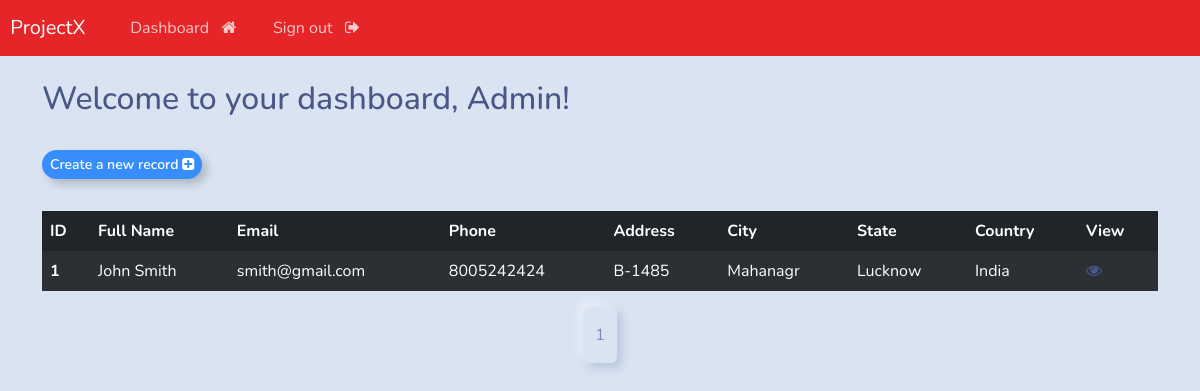
The app's page /dashboard (signed in), older data.
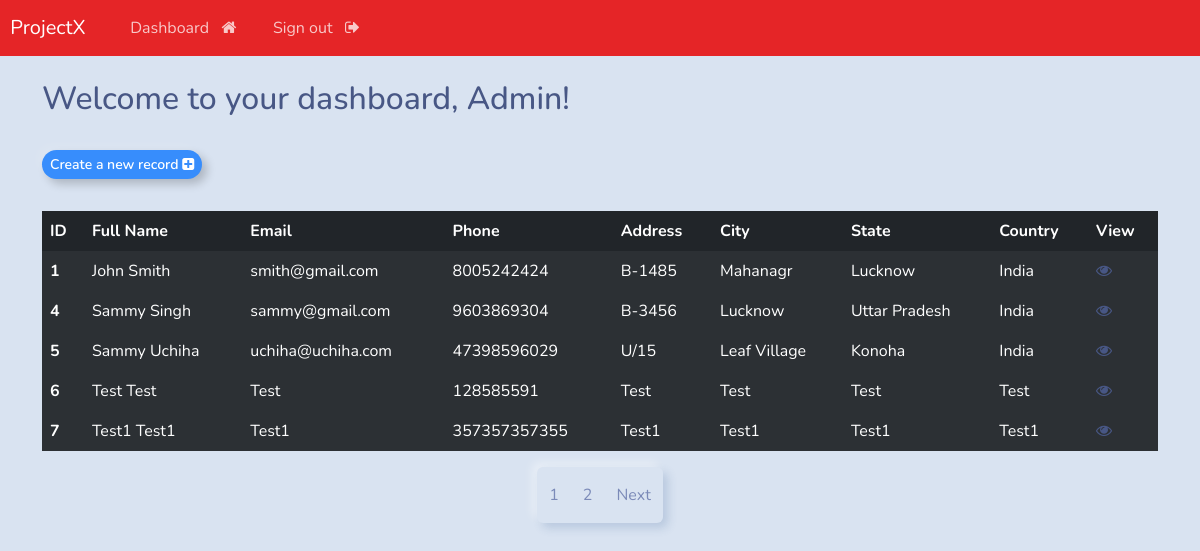
The same page, newer data.
### webapp/models.py (models this page shows, shortened)
class Record(models.Model):
    creation_date = models.DateTimeField(auto_now_add = True)
    first_name = models.CharField(max_length=100)
    last_name = models.CharField(max_length=100)
    email = models.CharField(max_length=100)
    phone = models.CharField(max_length=100)
    address = models.CharField(max_length=100)
    city = models.CharField(max_length=100)
    state = models.CharField(max_length=100)
    country = models.CharField(max_length=100)

### webapp/views.py (the view)
# urls.py: path('dashboard', views.dashboard, name="dashboard"),
@login_required(login_url='login')
def dashboard(request):
    admin_records = Record.objects.all()
    paginator = Paginator(admin_records,5)
    page_number=request.GET.get('page')
    final_admin_records = paginator.get_page(page_number)
    total_pages = final_admin_records.paginator.num_pages
    context = {
        'admin_records':final_admin_records,
        'total_page_list':[n+1 for n in range(total_pages) ]
        }
    return render(request,'webapp/user/dashboard.html', context=context)

### webapp/templates/webapp/user/dashboard.html (shortened to what this page needs)
{% extends 'webapp/base.html' %}
{% block content %}
<h2>Welcome to your dashboard, {{user|title}}!</h2>
<a href="{% url 'create-record' %}" class="btn btn-outline-primary btn-sm">Create a new record <i
        class="fa fa-plus-square"></i></a>
<table class="table table-dark table-striped table-hover">
    <thead>
        <tr>
            <th scope="col">ID</th>
            <th scope="col">Full Name</th>
            <th scope="col">Email</th>
            <th scope="col">Phone</th>
            <th scope="col">Address</th>
            <th scope="col">City</th>
            <th scope="col">State</th>
            <th scope="col">Country</th>
            <th scope="col">View</th>
        </tr>
    </thead>
    {% for admin_record in admin_records %}
    <tbody>
        <tr>
            <th scope="row">{{admin_record.id}}</th>
            <td>{{admin_record.first_name}} {{admin_record.last_name}}</td>
            <td>{{admin_record.email}}</td>
            <td>{{admin_record.phone}}</td>
            <td>{{admin_record.address}}</td>
            <td>{{admin_record.city}}</td>
            <td>{{admin_record.state}}</td>
            <td>{{admin_record.country}}</td>
            <td><a href="{% url 'view-record' admin_record.id %}"><i class="fa fa-eye"></i></a></td>
        </tr>
    </tbody>
    {% endfor %}
</table>
<div class="container d-flex justify-content-center align-items-center">
    <nav aria-label="...">
        <ul class="pagination">
            {% for page in total_page_list %}
            <li class="page-item"><a class="page-link" href="?page={{page}}">{{page}}</a></li>
            {% endfor %}
            {% if admin_records.has_next %}
            <li class="page-item">
                <a class="page-link" href="?page={{admin_records.next_page_number}}">Next</a>
            </li>
            {% endif %}
        </ul>
    </nav>
</div>
{%endblock%}

### webapp/templates/webapp/base.html (shortened to what this page needs)
{% load static %}
<!DOCTYPE html>
<html lang="en">
<head>
    <link rel="stylesheet" type="text/css" href="https://bootswatch.com/5/morph/bootstrap.css">
    <link rel="stylesheet" type="text/css" href="{% static 'css/styles.css' %}">
    <link rel="stylesheet" href="https://cdnjs.cloudflare.com/ajax/libs/font-awesome/4.7.0/css/font-awesome.min.css">
</head>
<body>
    {% include 'webapp/navbar.html' %}
    <div class="container">
        <br>
        {%block content%}
        {%endblock%}
    </div>
</body>
</html>

### webapp/templates/webapp/navbar.html (shortened to what this page needs)
<nav class="navbar navbar-expand-lg navbar-dark bg-danger justify-content-center">
    <a class="navbar-brand main-heading" href="{% url '' %}">
        &nbsp; ProjectX
    </a>
    <div class="collapse navbar-collapse text-center" id="navbarNavDropdown">
        <ul class="navbar-nav mr-auto">
            {% if user.is_authenticated %}
            <li class="nav-item">
                <a class="nav-link" href="{% url 'dashboard' %}">Dashboard &nbsp; <i class="fa fa-home"
                        aria-hidden="true"></i>
                </a>
            </li>
            <li class="nav-item">
                <a class="nav-link" href="{% url '' %}">Sign out &nbsp; <i class="fa fa-sign-out"
                        aria-hidden="true"></i> </a>
            </li>
        </ul>
        {% endif %}
    </div>
</nav>

Row changes from the older to the newer data that the page shows:
added Record: id "4", first_name "Sammy", last_name "Singh", email "sammy@gmail.com", phone "9603869304", address "B-3456", city "Lucknow", state "Uttar Pradesh", country "India"
added Record: id "5", first_name "Sammy", last_name "Uchiha", email "uchiha@uchiha.com", phone "47398596029", address "U/15", city "Leaf Village", state "Konoha", country "India"
added Record: id "6", first_name "Test", last_name "Test", email "Test", phone "128585591", address "Test", city "Test", state "Test", country "Test"
added Record: id "7", first_name "Test1", last_name "Test1", email "Test1", phone "357357357355", address "Test1", city "Test1", state "Test1", country "Test1"
Text that changed along with them:
new list line: "2"
text now shown: "Next"
